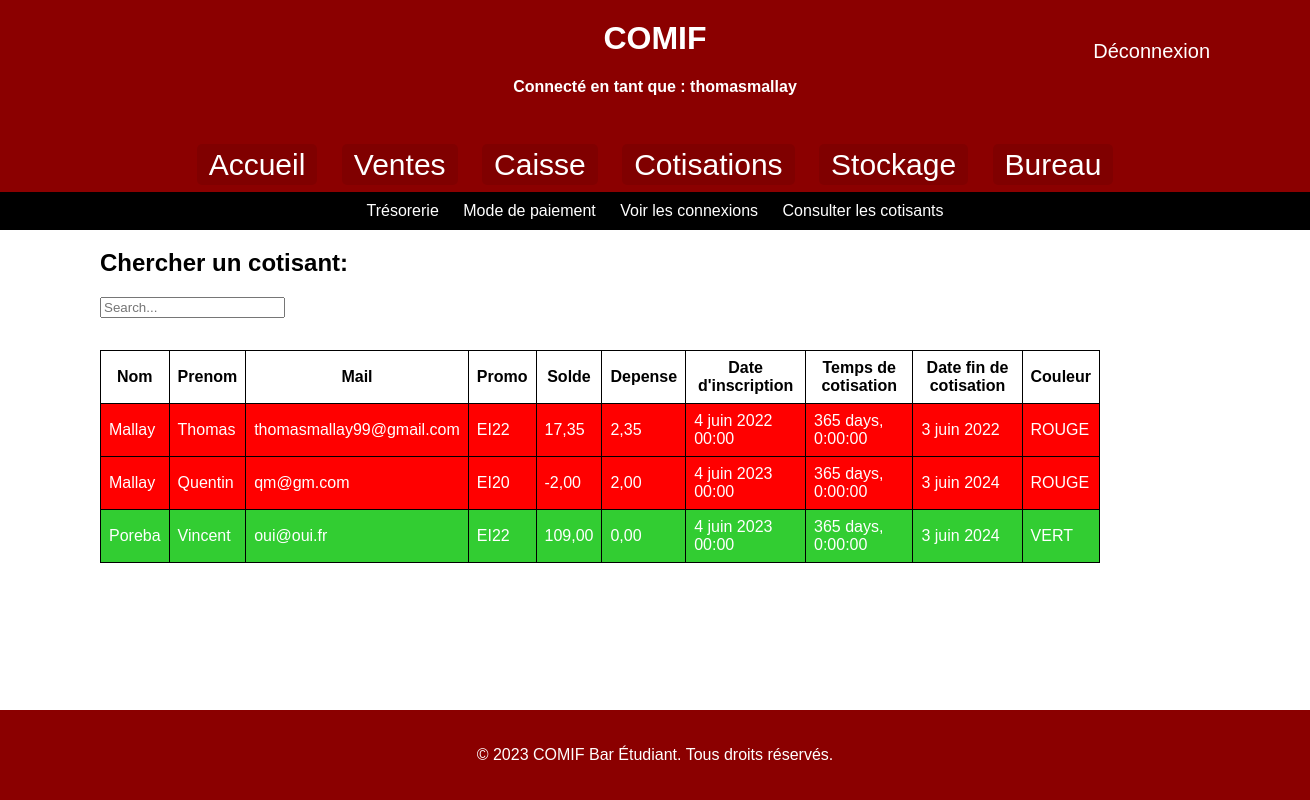
The page /voircot/ (signed in) on the database its author committed.
### AppCotisants/models.py (models this page shows, shortened)
class Cotisants(models.Model):
    prenom = models.CharField(max_length=15)
    nom = models.CharField(max_length=15)
    nomprenom = models.CharField(max_length=30, unique=True, default='')
    solde = models.DecimalField(max_digits=8, decimal_places=2, default='0')
    date_inscription = models.DateTimeField(auto_now_add=True)
    depense = models.DecimalField(max_digits=8, decimal_places=2, default='0')
    mail = models.EmailField(max_length=40, default='')
    promo = models.CharField(max_length=40, default='')
    DUREE_CHOICES = (
        (timedelta(days=365), '1 an'),
        (timedelta(days=183), '6 mois'),
        (timedelta(days=6), '6 jours'),
    )
    temps_cotisation = models.DurationField(choices=DUREE_CHOICES, default=None)
    date_fin = models.DateField(default=None, null=True, blank=True)

### AppCotisants/views.py (the view)
# urls.py: path('voircot/', views2.voir_cot),
@login_required
def voir_cot(request):
    now = date.today()
    return render(request, 'voircot.html',{'dataCotisants':Cotisants.objects.order_by('nom').all(),'username': request.user.username, 'now':now})

### templates/voircot.html (shortened to what this page needs)
<!DOCTYPE html>
<html>
<head>
    {% load static %}
</head>
<body>
<header>
    <h1>COMIF</h1>
    <h4 style="color: white;">Connecté en tant que : {{ username }}</h4>
    <a href="{% url 'logout' %}" style="font-size: 20px; position: absolute; top: 40px; right: 100px;
     color: white; text-decoration: none;">Déconnexion</a>
</header>
  <nav>
    <a href="/welcome">Accueil</a>
    <a href="/ajtvente">Ventes</a>
    <a href="/gstsoldes">Caisse</a>
    <a href="/ajtcotisants">Cotisations</a>
    <a href="/ajtproduits">Stockage</a>
    <a href="/tresorerie">Bureau</a>
  </nav>
  <div class="navbar">
    <a href="/tresorerie">Trésorerie</a>
    <a href="/type_paiements">Mode de paiement</a>
    <a href="/voirconnexions">Voir les connexions</a>
    <a href="/voircot">Consulter les cotisants</a>
  </div>
<section>
    <h2>Chercher un cotisant:</h2>
    <div class="form-group">
        <input id="search" class="form-control" type="text" placeholder="Search...">
    </div>
    <br />
    <div class="scrollable-table">
        <table width="600" border="1" style="border-collapse:collapse;">
            <thead>
            <tr>
                <th>Nom</th>
                <th>Prenom</th>
                <th>Mail</th>
                <th>Promo</th>
                <th>Solde</th>
                <th>Depense</th>
                <th>Date d'inscription</th>
                <th>Temps de cotisation</th>
                <th>Date fin de cotisation</th>
                <th>Couleur</th>
            </tr>
            </thead>
            <tbody id="myTable">
            {% for c in dataCotisants %}
              <tr {% if c.solde < 0 or c.date_fin < now %}class="highlight"{% else %}class="highlight2"{% endif %}>
                <td>{{ c.nom }}</td>
                <td>{{ c.prenom }}</td>
                <td>{{ c.mail }}</td>
                <td>{{ c.promo }}</td>
                <td>{{ c.solde }}</td>
                <td>{{ c.depense }}</td>
                <td>{{ c.date_inscription }}</td>
                <td>{{ c.temps_cotisation }}</td>
                <td>{{ c.date_fin }}</td>
                {% if c.solde < 0 or c.date_fin < now %}
                <td>ROUGE</td>
                {% else %}
                <td>VERT</td>
                {% endif %}
              </tr>
            {% endfor %}
            </tbody>
        </table>
    </div>
</section>
<footer>
    <p>&copy; 2023 COMIF Bar Étudiant. Tous droits réservés.</p>
</footer>
</body>
</html>

### templates/voircot.html (style rules this page uses)
body { font-family: Arial, sans-serif; margin: 0; padding: 0; background-size: cover; background-position: center; display: flex; flex-direction: column; min-height: 100vh; }
header { background-color: #8B0000; color: #fff; padding: 20px; text-align: center; }
h1 { margin: 0; }
nav { background-color: #8B0000; color: #fff; padding: 10px; text-align: center; }
nav a { color: #fff; text-decoration: none; margin: 0 10px; font-size: 30px; padding: 4px 12px; border-radius: 5px; background-color: #800000; }
.navbar { background-color: #000; color: #fff; text-align: center; padding: 10px; }
.navbar a { color: #fff; text-decoration: none; margin: 0 10px; }
section { position: absolute; top: O px; left: 100px; position: relative; margin-bottom:350px; }
footer { background-color: #8B0000; color: #fff; padding: 20px; text-align: center; margin-top: auto; }
table { border-collapse: collapse; width: 1000px; }
th, td { border: 1px solid black; padding: 8px; }
.scrollable-table { position: absolute; top: 120px; left: Opx; height: 300px; overflow-y: scroll; }
tr.highlight { background-color: red; color: white; }
tr.highlight2 { background-color: #32CD32; color: white; }

### rows shown on the page
Cotisants: nom "Mallay", prenom "Thomas", mail "thomasmallay99@gmail.com", promo "EI22", solde "17,35", depense "2,35", date_inscription "4 juin 2022 00:00", temps_cotisation "365 days, 0:00:00", date_fin "3 juin 2022", shows "ROUGE"
Cotisants: nom "Mallay", prenom "Quentin", mail "qm@gm.com", promo "EI20", solde "-2,00", depense "2,00", date_inscription "4 juin 2023 00:00", temps_cotisation "365 days, 0:00:00", date_fin "3 juin 2024", shows "ROUGE"
Cotisants: nom "Poreba", prenom "Vincent", mail "oui@oui.fr", promo "EI22", solde "109,00", depense "0,00", date_inscription "4 juin 2023 00:00", temps_cotisation "365 days, 0:00:00", date_fin "3 juin 2024", shows "VERT"

### other values the page prints
{{ username }} "thomasmallay"
